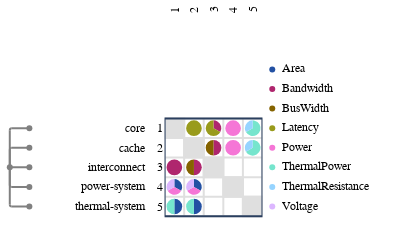

The notebook cell this image was saved under:
### Code cell
from ragraph.io.esl import from_esl
graph = from_esl(["./esl"])

import raesl.plot
figure = raesl.plot.mdm(
    graph,
    node_kinds=["component"],
)
figure.write_image("figures/dsm_components.svg")
figure.show()

from utils import set_edge_weights, annotate_variable_type
annotate_variable_type(graph)
set_edge_weights(graph)

### Figure 1 — Plotly figure (JSON) as saved in the notebook; plotly's stock layout.template omitted (floating-point values rounded to 4 significant figures)
{"data": [{"hoverinfo": "skip", "marker": {"color": "#FFFFFF", "line": {"color": "#FFFFFF"}}, "mode": "markers", "showlegend": false, "type": "scatter", "x": [0.5], "xaxis": "x", "y": [0.5], "yaxis": "y"}, {"hoverinfo": "skip", "marker": {"color": "#FFFFFF", "line": {"color": "#FFFFFF"}}, "mode": "markers", "showlegend": false, "type": "scatter", "x": [0.5], "xaxis": "x2", "y": [0.5], "yaxis": "y2"}, {"hoverinfo": "skip", "marker": {"color": "#FFFFFF", "line": {"color": "#FFFFFF"}}, "mode": "markers", "showlegend": false, "type": "scatter", "x": [0.5], "xaxis": "x3", "y": [0.5], "yaxis": "y3"}, {"hoverinfo": "skip", "marker": {"color": "#FFFFFF", "line": {"color": "#FFFFFF"}}, "mode": "markers", "showlegend": false, "type": "scatter", "x": [0.5], "xaxis": "x5", "y": [0.5], "yaxis": "y5"}, {"customdata": [{"data": "world.core", "pointtype": "tree_node"}, {"data": "world.cache", "pointtype": "tree_node"}, {"data": "world.interconnect", "pointtype": "tree_node"}, {"data": "world.power-system", "pointtype": "tree_node"}, {"data": "world.thermal-system", "pointtype": "tree_node"}, {"data": "world", "pointtype": "tree_node"}], "hoverinfo": "text", "marker": {"color": "gray"}, "mode": "markers", "showlegend": false, "text": ["world.core", "world.cache", "world.interconnect", "world.power-system", "world.thermal-system", "world"], "type": "scatter", "x": [1, 1, 1, 1, 1, 0], "xaxis": "x6", "y": [4.5, 3.5, 2.5, 1.5, 0.5, 2.5], "yaxis": "y6"}, {"customdata": [{"source": "world.core", "target": "world.interconnect"}], "hoverinfo": "text", "marker": {"color": "#ffffff"}, "mode": "markers", "showlegend": false, "text": ["source: world.core<br>target: world.interconnect<br>Bandwidth: 1.0"], "type": "scatter", "x": [0.5], "xaxis": "x9", "y": [2.3], "yaxis": "y9"}, {"customdata": [{"source": "world.core", "target": "world.power-system"}], "hoverinfo": "text", "marker": {"color": "#ffffff"}, "mode": "markers", "showlegend": false, "text": ["source: world.core<br>target: world.power-system<br>Area: 1.0", "source: world.core<br>target: world.power-system<br>Power: 1.0", "source: world.core<br>target: world.power-system<br>Voltage: 1.0"], "type": "scatter", "x": [0.6732, 0.5, 0.3268], "xaxis": "x9", "y": [1.6, 1.3, 1.6], "yaxis": "y9"}, {"customdata": [{"source": "world.core", "target": "world.thermal-system"}], "hoverinfo": "text", "marker": {"color": "#ffffff"}, "mode": "markers", "showlegend": false, "text": ["source: world.core<br>target: world.thermal-system<br>Area: 1.0", "source: world.core<br>target: world.thermal-system<br>ThermalPower: 1.0"], "type": "scatter", "x": [0.7, 0.3], "xaxis": "x9", "y": [0.5, 0.5], "yaxis": "y9"}, {"customdata": [{"source": "world.cache", "target": "world.core"}], "hoverinfo": "text", "marker": {"color": "#ffffff"}, "mode": "markers", "showlegend": false, "text": ["source: world.cache<br>target: world.core<br>Latency: 2.0"], "type": "scatter", "x": [1.5], "xaxis": "x9", "y": [4.3], "yaxis": "y9"}, {"customdata": [{"source": "world.cache", "target": "world.interconnect"}], "hoverinfo": "text", "marker": {"color": "#ffffff"}, "mode": "markers", "showlegend": false, "text": ["source: world.cache<br>target: world.interconnect<br>Bandwidth: 1.0", "source: world.cache<br>target: world.interconnect<br>BusWidth: 1.0"], "type": "scatter", "x": [1.7, 1.3], "xaxis": "x9", "y": [2.5, 2.5], "yaxis": "y9"}, {"customdata": [{"source": "world.cache", "target": "world.power-system"}], "hoverinfo": "text", "marker": {"color": "#ffffff"}, "mode": "markers", "showlegend": false, "text": ["source: world.cache<br>target: world.power-system<br>Area: 1.0", "source: world.cache<br>target: world.power-system<br>Power: 1.0", "source: world.cache<br>target: world.power-system<br>Voltage: 1.0"], "type": "scatter", "x": [1.673, 1.5, 1.327], "xaxis": "x9", "y": [1.6, 1.3, 1.6], "yaxis": "y9"}, {"customdata": [{"source": "world.cache", "target": "world.thermal-system"}], "hoverinfo": "text", "marker": {"color": "#ffffff"}, "mode": "markers", "showlegend": false, "text": ["source: world.cache<br>target: world.thermal-system<br>Area: 1.0", "source: world.cache<br>target: world.thermal-system<br>ThermalPower: 1.0"], "type": "scatter", "x": [1.7, 1.3], "xaxis": "x9", "y": [0.5, 0.5], "yaxis": "y9"}, {"customdata": [{"source": "world.interconnect", "target": "world.core"}], "hoverinfo": "text", "marker": {"color": "#ffffff"}, "mode": "markers", "showlegend": false, "text": ["source: world.interconnect<br>target: world.core<br>Bandwidth: 1.0", "source: world.interconnect<br>target: world.core<br>Latency: 2.0"], "type": "scatter", "x": [2.673, 2.327], "xaxis": "x9", "y": [4.6, 4.4], "yaxis": "y9"}, {"customdata": [{"source": "world.interconnect", "target": "world.cache"}], "hoverinfo": "text", "marker": {"color": "#ffffff"}, "mode": "markers", "showlegend": false, "text": ["source: world.interconnect<br>target: world.cache<br>Bandwidth: 1.0", "source: world.interconnect<br>target: world.cache<br>BusWidth: 1.0"], "type": "scatter", "x": [2.7, 2.3], "xaxis": "x9", "y": [3.5, 3.5], "yaxis": "y9"}, {"customdata": [{"source": "world.power-system", "target": "world.core"}], "hoverinfo": "text", "marker": {"color": "#ffffff"}, "mode": "markers", "showlegend": false, "text": ["source: world.power-system<br>target: world.core<br>Power: 1.0"], "type": "scatter", "x": [3.5], "xaxis": "x9", "y": [4.3], "yaxis": "y9"}, {"customdata": [{"source": "world.power-system", "target": "world.cache"}], "hoverinfo": "text", "marker": {"color": "#ffffff"}, "mode": "markers", "showlegend": false, "text": ["source: world.power-system<br>target: world.cache<br>Power: 1.0"], "type": "scatter", "x": [3.5], "xaxis": "x9", "y": [3.3], "yaxis": "y9"}, {"customdata": [{"source": "world.thermal-system", "target": "world.core"}], "hoverinfo": "text", "marker": {"color": "#ffffff"}, "mode": "markers", "showlegend": false, "text": ["source: world.thermal-system<br>target: world.core<br>ThermalPower: 2.0", "source: world.thermal-system<br>target: world.core<br>ThermalResistance: 1.0"], "type": "scatter", "x": [4.673, 4.327], "xaxis": "x9", "y": [4.4, 4.6], "yaxis": "y9"}, {"customdata": [{"source": "world.thermal-system", "target": "world.cache"}], "hoverinfo": "text", "marker": {"color": "#ffffff"}, "mode": "markers", "showlegend": false, "text": ["source: world.thermal-system<br>target: world.cache<br>ThermalPower: 2.0", "source: world.thermal-system<br>target: world.cache<br>ThermalResistance: 1.0"], "type": "scatter", "x": [4.673, 4.327], "xaxis": "x9", "y": [3.4, 3.6], "yaxis": "y9"}, {"hoverinfo": "text", "marker": {"color": "#2351a3"}, "mode": "markers", "showlegend": false, "text": ["Area"], "type": "scatter", "x": [0.5], "xaxis": "x10", "y": [7.5], "yaxis": "y10"}, {"hoverinfo": "text", "marker": {"color": "#af266e"}, "mode": "markers", "showlegend": false, "text": ["Bandwidth"], "type": "scatter", "x": [0.5], "xaxis": "x10", "y": [6.5], "yaxis": "y10"}, {"hoverinfo": "text", "marker": {"color": "#856300"}, "mode": "markers", "showlegend": false, "text": ["BusWidth"], "type": "scatter", "x": [0.5], "xaxis": "x10", "y": [5.5], "yaxis": "y10"}, {"hoverinfo": "text", "marker": {"color": "#999b1c"}, "mode": "markers", "showlegend": false, "text": ["Latency"], "type": "scatter", "x": [0.5], "xaxis": "x10", "y": [4.5], "yaxis": "y10"}, {"hoverinfo": "text", "marker": {"color": "#f576d6"}, "mode": "markers", "showlegend": false, "text": ["Power"], "type": "scatter", "x": [0.5], "xaxis": "x10", "y": [3.5], "yaxis": "y10"}, {"hoverinfo": "text", "marker": {"color": "#76e5cd"}, "mode": "markers", "showlegend": false, "text": ["ThermalPower"], "type": "scatter", "x": [0.5], "xaxis": "x10", "y": [2.5], "yaxis": "y10"}, {"hoverinfo": "text", "marker": {"color": "#96d4ff"}, "mode": "markers", "showlegend": false, "text": ["ThermalResistance"], "type": "scatter", "x": [0.5], "xaxis": "x10", "y": [1.5], "yaxis": "y10"}, {"hoverinfo": "text", "marker": {"color": "#dcb7ff"}, "mode": "markers", "showlegend": false, "text": ["Voltage"], "type": "scatter", "x": [0.5], "xaxis": "x10", "y": [0.5], "yaxis": "y10"}, {"hoverinfo": "text", "mode": "text", "showlegend": false, "text": ["Area", "Bandwidth", "BusWidth", "Latency", "Power", "ThermalPower", "ThermalResistance", "Voltage"], "textfont": {"color": "black", "family": "Fira Code,Hack,Courier New,monospace", "size": 12}, "textposition": "middle right", "type": "scatter", "x": [1, 1, 1, 1, 1, 1, 1, 1], "xaxis": "x10", "y": [7.5, 6.5, 5.5, 4.5, 3.5, 2.5, 1.5, 0.5], "yaxis": "y10"}], "layout": {"annotations": [{"font": {"color": "black", "family": "Fira Code,Hack,Courier New,monospace", "size": 12}, "showarrow": false, "text": "1", "textangle": -90, "x": 0.5, "xref": "x4", "y": -0.3301, "yanchor": "bottom", "yref": "y", "yshift": 0}, {"font": {"color": "black", "family": "Fira Code,Hack,Courier New,monospace", "size": 12}, "showarrow": false, "text": "2", "textangle": -90, "x": 1.5, "xref": "x4", "y": -0.3301, "yanchor": "bottom", "yref": "y", "yshift": 0}, {"font": {"color": "black", "family": "Fira Code,Hack,Courier New,monospace", "size": 12}, "showarrow": false, "text": "3", "textangle": -90, "x": 2.5, "xref": "x4", "y": -0.3301, "yanchor": "bottom", "yref": "y", "yshift": 0}, {"font": {"color": "black", "family": "Fira Code,Hack,Courier New,monospace", "size": 12}, "showarrow": false, "text": "4", "textangle": -90, "x": 3.5, "xref": "x4", "y": -0.3301, "yanchor": "bottom", "yref": "y", "yshift": 0}, {"font": {"color": "black", "family": "Fira Code,Hack,Courier New,monospace", "size": 12}, "showarrow": false, "text": "5", "textangle": -90, "x": 4.5, "xref": "x4", "y": -0.3301, "yanchor": "bottom", "yref": "y", "yshift": 0}, {"font": {"color": "black", "family": "Fira Code,Hack,Courier New,monospace", "size": 12}, "showarrow": false, "text": "core", "textangle": 0, "x": 2.772, "xanchor": "right", "xref": "x7", "y": 4.5, "yref": "y6", "yshift": 0}, {"font": {"color": "black", "family": "Fira Code,Hack,Courier New,monospace", "size": 12}, "showarrow": false, "text": "cache", "textangle": 0, "x": 2.772, "xanchor": "right", "xref": "x7", "y": 3.5, "yref": "y6", "yshift": 0}, {"font": {"color": "black", "family": "Fira Code,Hack,Courier New,monospace", "size": 12}, "showarrow": false, "text": "interconnect", "textangle": 0, "x": 2.772, "xanchor": "right", "xref": "x7", "y": 2.5, "yref": "y6", "yshift": 0}, {"font": {"color": "black", "family": "Fira Code,Hack,Courier New,monospace", "size": 12}, "showarrow": false, "text": "power-system", "textangle": 0, "x": 2.772, "xanchor": "right", "xref": "x7", "y": 1.5, "yref": "y6", "yshift": 0}, {"font": {"color": "black", "family": "Fira Code,Hack,Courier New,monospace", "size": 12}, "showarrow": false, "text": "thermal-system", "textangle": 0, "x": 2.772, "xanchor": "right", "xref": "x7", "y": 0.5, "yref": "y6", "yshift": 0}, {"font": {"color": "black", "family": "Fira Code,Hack,Courier New,monospace", "size": 12}, "showarrow": false, "text": "1", "textangle": 0, "x": 0.4301, "xanchor": "right", "xref": "x8", "y": 4.5, "yref": "y6", "yshift": 0}, {"font": {"color": "black", "family": "Fira Code,Hack,Courier New,monospace", "size": 12}, "showarrow": false, "text": "2", "textangle": 0, "x": 0.4301, "xanchor": "right", "xref": "x8", "y": 3.5, "yref": "y6", "yshift": 0}, {"font": {"color": "black", "family": "Fira Code,Hack,Courier New,monospace", "size": 12}, "showarrow": false, "text": "3", "textangle": 0, "x": 0.4301, "xanchor": "right", "xref": "x8", "y": 2.5, "yref": "y6", "yshift": 0}, {"font": {"color": "black", "family": "Fira Code,Hack,Courier New,monospace", "size": 12}, "showarrow": false, "text": "4", "textangle": 0, "x": 0.4301, "xanchor": "right", "xref": "x8", "y": 1.5, "yref": "y6", "yshift": 0}, {"font": {"color": "black", "family": "Fira Code,Hack,Courier New,monospace", "size": 12}, "showarrow": false, "text": "5", "textangle": 0, "x": 0.4301, "xanchor": "right", "xref": "x8", "y": 0.5, "yref": "y6", "yshift": 0}], "autosize": false, "height": 218.2, "hovermode": "closest", "margin": {"b": 0, "l": 0, "pad": 0, "r": 8, "t": 0}, "modebar": {"orientation": "h"}, "paper_bgcolor": "rgba(256,256,256,1)", "plot_bgcolor": "rgba(256,256,256,0)", "shapes": [{"line": {"color": "gray", "dash": "solid", "width": 2}, "type": "line", "x0": 0, "x1": 0, "xref": "x6", "y0": 2.5, "y1": 4.4, "yref": "y6"}, {"line": {"color": "gray", "dash": "solid", "width": 2}, "path": "M 0 4.4 Q 0 4.5 0.1 4.5", "type": "path", "xref": "x6", "yref": "y6"}, {"line": {"color": "gray", "dash": "solid", "width": 2}, "type": "line", "x0": 0.1, "x1": 1, "xref": "x6", "y0": 4.5, "y1": 4.5, "yref": "y6"}, {"line": {"color": "gray", "dash": "solid", "width": 2}, "type": "line", "x0": 0, "x1": 0, "xref": "x6", "y0": 2.5, "y1": 3.4, "yref": "y6"}, {"line": {"color": "gray", "dash": "solid", "width": 2}, "path": "M 0 3.4 Q 0 3.5 0.1 3.5", "type": "path", "xref": "x6", "yref": "y6"}, {"line": {"color": "gray", "dash": "solid", "width": 2}, "type": "line", "x0": 0.1, "x1": 1, "xref": "x6", "y0": 3.5, "y1": 3.5, "yref": "y6"}, {"line": {"color": "gray", "dash": "solid", "width": 2}, "type": "line", "x0": 0, "x1": 1, "xref": "x6", "y0": 2.5, "y1": 2.5, "yref": "y6"}, {"line": {"color": "gray", "dash": "solid", "width": 2}, "type": "line", "x0": 0, "x1": 0, "xref": "x6", "y0": 2.5, "y1": 1.6, "yref": "y6"}, {"line": {"color": "gray", "dash": "solid", "width": 2}, "path": "M 0 1.6 Q 0 1.5 0.1 1.5", "type": "path", "xref": "x6", "yref": "y6"}, {"line": {"color": "gray", "dash": "solid", "width": 2}, "type": "line", "x0": 0.1, "x1": 1, "xref": "x6", "y0": 1.5, "y1": 1.5, "yref": "y6"}, {"line": {"color": "gray", "dash": "solid", "width": 2}, "type": "line", "x0": 0, "x1": 0, "xref": "x6", "y0": 2.5, "y1": 0.6, "yref": "y6"}, {"line": {"color": "gray", "dash": "solid", "width": 2}, "path": "M 0 0.6 Q 0 0.5 0.1 0.5", "type": "path", "xref": "x6", "yref": "y6"}, {"line": {"color": "gray", "dash": "solid", "width": 2}, "type": "line", "x0": 0.1, "x1": 1, "xref": "x6", "y0": 0.5, "y1": 0.5, "yref": "y6"}, {"line": {"color": "#dfdfdf", "dash": "solid", "width": 2}, "type": "line", "x0": 0, "x1": 5, "xref": "x9", "y0": 0, "y1": 0, "yref": "y6"}, {"line": {"color": "#dfdfdf", "dash": "solid", "width": 2}, "type": "line", "x0": 0, "x1": 5, "xref": "x9", "y0": 1, "y1": 1, "yref": "y6"}, {"line": {"color": "#dfdfdf", "dash": "solid", "width": 2}, "type": "line", "x0": 0, "x1": 5, "xref": "x9", "y0": 2, "y1": 2, "yref": "y6"}, {"line": {"color": "#dfdfdf", "dash": "solid", "width": 2}, "type": "line", "x0": 0, "x1": 5, "xref": "x9", "y0": 3, "y1": 3, "yref": "y6"}, {"line": {"color": "#dfdfdf", "dash": "solid", "width": 2}, "type": "line", "x0": 0, "x1": 5, "xref": "x9", "y0": 4, "y1": 4, "yref": "y6"}, {"line": {"color": "#dfdfdf", "dash": "solid", "width": 2}, "type": "line", "x0": 0, "x1": 5, "xref": "x9", "y0": 5, "y1": 5, "yref": "y6"}, {"line": {"color": "#dfdfdf", "dash": "solid", "width": 2}, "type": "line", "x0": 0, "x1": 0, "xref": "x9", "y0": 0, "y1": 5, "yref": "y6"}, {"line": {"color": "#dfdfdf", "dash": "solid", "width": 2}, "type": "line", "x0": 1, "x1": 1, "xref": "x9", "y0": 0, "y1": 5, "yref": "y6"}, {"line": {"color": "#dfdfdf", "dash": "solid", "width": 2}, "type": "line", "x0": 2, "x1": 2, "xref": "x9", "y0": 0, "y1": 5, "yref": "y6"}, {"line": {"color": "#dfdfdf", "dash": "solid", "width": 2}, "type": "line", "x0": 3, "x1": 3, "xref": "x9", "y0": 0, "y1": 5, "yref": "y6"}, {"line": {"color": "#dfdfdf", "dash": "solid", "width": 2}, "type": "line", "x0": 4, "x1": 4, "xref": "x9", "y0": 0, "y1": 5, "yref": "y6"}, {"line": {"color": "#dfdfdf", "dash": "solid", "width": 2}, "type": "line", "x0": 5, "x1": 5, "xref": "x9", "y0": 0, "y1": 5, "yref": "y6"}, {"fillcolor": "#dfdfdf", "layer": "below", "line": {"color": "#dfdfdf"}, "type": "rect", "x0": 0, "x1": 1, "xref": "x9", "y0": 4, "y1": 5, "yref": "y6"}, {"fillcolor": "#dfdfdf", "layer": "below", "line": {"color": "#dfdfdf"}, "type": "rect", "x0": 1, "x1": 2, "xref": "x9", "y0": 3, "y1": 4, "yref": "y6"}, {"fillcolor": "#dfdfdf", "layer": "below", "line": {"color": "#dfdfdf"}, "type": "rect", "x0": 2, "x1": 3, "xref": "x9", "y0": 2, "y1": 3, "yref": "y6"}, {"fillcolor": "#dfdfdf", "layer": "below", "line": {"color": "#dfdfdf"}, "type": "rect", "x0": 3, "x1": 4, "xref": "x9", "y0": 1, "y1": 2, "yref": "y6"}, {"fillcolor": "#dfdfdf", "layer": "below", "line": {"color": "#dfdfdf"}, "type": "rect", "x0": 4, "x1": 5, "xref": "x9", "y0": 0, "y1": 1, "yref": "y6"}, {"fillcolor": "#af266e", "line": {"width": 0}, "path": "M 0.5 2.5 L 0.5 2.9 Q 0.334 2.9 0.217 2.783 Q 0.1 2.666 0.1 2.5 Q 0.1 2.334 0.217 2.217 Q 0.334 2.1 0.5 2.1 Q 0.666 2.1 0.783 2.217 Q 0.9 2.334 0.9 2.5 Q 0.9 2.666 0.783 2.783 Q 0.666 2.9 0.5 2.9 Z", "type": "path", "xref": "x9", "yref": "y6"}, {"fillcolor": "#2351a3", "line": {"width": 0}, "path": "M 0.5 1.5 L 0.846 1.3 Q 0.929 1.443 0.886 1.604 Q 0.843 1.764 0.7 1.846 Q 0.607 1.9 0.5 1.9 Z", "type": "path", "xref": "x9", "yref": "y6"}, {"fillcolor": "#f576d6", "line": {"width": 0}, "path": "M 0.5 1.5 L 0.15400000000000003 1.3 Q 0.236 1.157 0.396 1.114 Q 0.557 1.071 0.7 1.154 Q 0.793 1.207 0.846 1.3 Z", "type": "path", "xref": "x9", "yref": "y6"}, {"fillcolor": "#dcb7ff", "line": {"width": 0}, "path": "M 0.5 1.5 L 0.5 1.9 Q 0.334 1.9 0.217 1.783 Q 0.1 1.666 0.1 1.5 Q 0.1 1.393 0.154 1.3 Z", "type": "path", "xref": "x9", "yref": "y6"}, {"fillcolor": "#2351a3", "line": {"width": 0}, "path": "M 0.5 0.5 L 0.5 0.09999999999999998 Q 0.666 0.1 0.783 0.217 Q 0.9 0.334 0.9 0.5 Q 0.9 0.666 0.783 0.783 Q 0.666 0.9 0.5 0.9 Z", "type": "path", "xref": "x9", "yref": "y6"}, {"fillcolor": "#76e5cd", "line": {"width": 0}, "path": "M 0.5 0.5 L 0.5 0.9 Q 0.334 0.9 0.217 0.783 Q 0.1 0.666 0.1 0.5 Q 0.1 0.334 0.217 0.217 Q 0.334 0.1 0.5 0.1 Z", "type": "path", "xref": "x9", "yref": "y6"}, {"fillcolor": "#999b1c", "line": {"width": 0}, "path": "M 1.5 4.5 L 1.5 4.9 Q 1.334 4.9 1.217 4.783 Q 1.1 4.666 1.1 4.5 Q 1.1 4.334 1.217 4.217 Q 1.334 4.1 1.5 4.1 Q 1.666 4.1 1.783 4.217 Q 1.9 4.334 1.9 4.5 Q 1.9 4.666 1.783 4.783 Q 1.666 4.9 1.5 4.9 Z", "type": "path", "xref": "x9", "yref": "y6"}, {"fillcolor": "#af266e", "line": {"width": 0}, "path": "M 1.5 2.5 L 1.5 2.1 Q 1.666 2.1 1.783 2.217 Q 1.9 2.334 1.9 2.5 Q 1.9 2.666 1.783 2.783 Q 1.666 2.9 1.5 2.9 Z", "type": "path", "xref": "x9", "yref": "y6"}, {"fillcolor": "#856300", "line": {"width": 0}, "path": "M 1.5 2.5 L 1.5 2.9 Q 1.334 2.9 1.217 2.783 Q 1.1 2.666 1.1 2.5 Q 1.1 2.334 1.217 2.217 Q 1.334 2.1 1.5 2.1 Z", "type": "path", "xref": "x9", "yref": "y6"}, {"fillcolor": "#2351a3", "line": {"width": 0}, "path": "M 1.5 1.5 L 1.846 1.3 Q 1.929 1.443 1.886 1.604 Q 1.843 1.764 1.7 1.846 Q 1.607 1.9 1.5 1.9 Z", "type": "path", "xref": "x9", "yref": "y6"}, {"fillcolor": "#f576d6", "line": {"width": 0}, "path": "M 1.5 1.5 L 1.154 1.3 Q 1.236 1.157 1.396 1.114 Q 1.557 1.071 1.7 1.154 Q 1.793 1.207 1.846 1.3 Z", "type": "path", "xref": "x9", "yref": "y6"}, {"fillcolor": "#dcb7ff", "line": {"width": 0}, "path": "M 1.5 1.5 L 1.5 1.9 Q 1.334 1.9 1.217 1.783 Q 1.1 1.666 1.1 1.5 Q 1.1 1.393 1.154 1.3 Z", "type": "path", "xref": "x9", "yref": "y6"}, {"fillcolor": "#2351a3", "line": {"width": 0}, "path": "M 1.5 0.5 L 1.5 0.09999999999999998 Q 1.666 0.1 1.783 0.217 Q 1.9 0.334 1.9 0.5 Q 1.9 0.666 1.783 0.783 Q 1.666 0.9 1.5 0.9 Z", "type": "path", "xref": "x9", "yref": "y6"}, {"fillcolor": "#76e5cd", "line": {"width": 0}, "path": "M 1.5 0.5 L 1.5 0.9 Q 1.334 0.9 1.217 0.783 Q 1.1 0.666 1.1 0.5 Q 1.1 0.334 1.217 0.217 Q 1.334 0.1 1.5 0.1 Z", "type": "path", "xref": "x9", "yref": "y6"}, {"fillcolor": "#af266e", "line": {"width": 0}, "path": "M 2.5 4.5 L 2.846 4.3 Q 2.929 4.443 2.886 4.604 Q 2.843 4.764 2.7 4.846 Q 2.607 4.9 2.5 4.9 Z", "type": "path", "xref": "x9", "yref": "y6"}, {"fillcolor": "#999b1c", "line": {"width": 0}, "path": "M 2.5 4.5 L 2.5 4.9 Q 2.334 4.9 2.217 4.783 Q 2.1 4.666 2.1 4.5 Q 2.1 4.334 2.217 4.217 Q 2.334 4.1 2.5 4.1 Q 2.666 4.1 2.783 4.217 Q 2.82 4.254 2.846 4.3 Z", "type": "path", "xref": "x9", "yref": "y6"}, {"fillcolor": "#af266e", "line": {"width": 0}, "path": "M 2.5 3.5 L 2.5 3.1 Q 2.666 3.1 2.783 3.217 Q 2.9 3.334 2.9 3.5 Q 2.9 3.666 2.783 3.783 Q 2.666 3.9 2.5 3.9 Z", "type": "path", "xref": "x9", "yref": "y6"}, {"fillcolor": "#856300", "line": {"width": 0}, "path": "M 2.5 3.5 L 2.5 3.9 Q 2.334 3.9 2.217 3.783 Q 2.1 3.666 2.1 3.5 Q 2.1 3.334 2.217 3.217 Q 2.334 3.1 2.5 3.1 Z", "type": "path", "xref": "x9", "yref": "y6"}, {"fillcolor": "#f576d6", "line": {"width": 0}, "path": "M 3.5 4.5 L 3.5 4.9 Q 3.334 4.9 3.217 4.783 Q 3.1 4.666 3.1 4.5 Q 3.1 4.334 3.217 4.217 Q 3.334 4.1 3.5 4.1 Q 3.666 4.1 3.783 4.217 Q 3.9 4.334 3.9 4.5 Q 3.9 4.666 3.783 4.783 Q 3.666 4.9 3.5 4.9 Z", "type": "path", "xref": "x9", "yref": "y6"}, {"fillcolor": "#f576d6", "line": {"width": 0}, "path": "M 3.5 3.5 L 3.5 3.9 Q 3.334 3.9 3.217 3.783 Q 3.1 3.666 3.1 3.5 Q 3.1 3.334 3.217 3.217 Q 3.334 3.1 3.5 3.1 Q 3.666 3.1 3.783 3.217 Q 3.9 3.334 3.9 3.5 Q 3.9 3.666 3.783 3.783 Q 3.666 3.9 3.5 3.9 Z", "type": "path", "xref": "x9", "yref": "y6"}, {"fillcolor": "#76e5cd", "line": {"width": 0}, "path": "M 4.5 4.5 L 4.154 4.3 Q 4.236 4.157 4.396 4.114 Q 4.557 4.071 4.7 4.154 Q 4.843 4.236 4.886 4.396 Q 4.929 4.557 4.846 4.7 Q 4.764 4.843 4.604 4.886 Q 4.553 4.9 4.5 4.9 Z", "type": "path", "xref": "x9", "yref": "y6"}, {"fillcolor": "#96d4ff", "line": {"width": 0}, "path": "M 4.5 4.5 L 4.5 4.9 Q 4.334 4.9 4.217 4.783 Q 4.1 4.666 4.1 4.5 Q 4.1 4.393 4.154 4.3 Z", "type": "path", "xref": "x9", "yref": "y6"}, {"fillcolor": "#76e5cd", "line": {"width": 0}, "path": "M 4.5 3.5 L 4.154 3.3 Q 4.236 3.157 4.396 3.114 Q 4.557 3.071 4.7 3.154 Q 4.843 3.236 4.886 3.396 Q 4.929 3.557 4.846 3.7 Q 4.764 3.843 4.604 3.886 Q 4.553 3.9 4.5 3.9 Z", "type": "path", "xref": "x9", "yref": "y6"}, {"fillcolor": "#96d4ff", "line": {"width": 0}, "path": "M 4.5 3.5 L 4.5 3.9 Q 4.334 3.9 4.217 3.783 Q 4.1 3.666 4.1 3.5 Q 4.1 3.393 4.154 3.3 Z", "type": "path", "xref": "x9", "yref": "y6"}, {"type": "rect", "x0": 0, "x1": 5, "xref": "x9", "y0": 0, "y1": 5, "yref": "y6"}], "width": 410.6, "xaxis": {"anchor": "y", "automargin": false, "autorange": false, "domain": [0, 0.09742], "matches": "x6", "range": [-0.5, 1.5], "scaleanchor": "y", "scaleratio": 1, "showticklabels": false}, "xaxis10": {"anchor": "y10", "automargin": false, "domain": [0.6529, 1.0], "range": [0, 7.125], "scaleanchor": "y", "showgrid": false, "showline": false, "showticklabels": false, "zeroline": false}, "xaxis2": {"anchor": "y2", "automargin": false, "autorange": false, "domain": [0.09742, 0.3675], "matches": "x7", "range": [-2.772, 2.772], "scaleanchor": "y", "scaleratio": 1, "showticklabels": false}, "xaxis3": {"anchor": "y3", "automargin": false, "autorange": false, "domain": [0.3675, 0.4094], "matches": "x8", "range": [-0.4301, 0.4301], "scaleanchor": "y", "scaleratio": 1, "showticklabels": false}, "xaxis4": {"anchor": "y4", "automargin": false, "domain": [0.4094, 0.6529], "matches": "x9", "range": [0, 5], "scaleanchor": "y", "showgrid": false, "showline": false, "showticklabels": false, "zeroline": false}, "xaxis5": {"anchor": "y5", "automargin": false, "autorange": false, "domain": [0.6529, 1.0], "matches": "x10", "range": [0, 7.125], "scaleanchor": "y", "scaleratio": 1, "showticklabels": false}, "xaxis6": {"anchor": "y6", "automargin": false, "autorange": false, "domain": [0, 0.09742], "range": [-0.5, 1.5], "scaleanchor": "y", "scaleratio": 1, "showgrid": false, "showline": false, "showticklabels": false, "zeroline": false}, "xaxis7": {"anchor": "y7", "automargin": false, "domain": [0.09742, 0.3675], "range": [-2.772, 2.772], "scaleanchor": "y", "scaleratio": 1, "showgrid": false, "showline": false, "showticklabels": false, "zeroline": false}, "xaxis8": {"anchor": "y8", "automargin": false, "domain": [0.3675, 0.4094], "range": [-0.4301, 0.4301], "scaleanchor": "y", "scaleratio": 1, "showgrid": false, "showline": false, "showticklabels": false, "zeroline": false}, "xaxis9": {"anchor": "y9", "automargin": false, "domain": [0.4094, 0.6529], "range": [0, 5], "scaleanchor": "y", "scaleratio": 1, "showgrid": false, "showline": false, "showticklabels": false, "zeroline": false}, "yaxis": {"anchor": "x", "automargin": false, "autorange": false, "domain": [0.9316, 1], "range": [-0.3301, 0.3301], "showticklabels": false}, "yaxis10": {"anchor": "x10", "automargin": false, "autorange": false, "domain": [0, 0.9316], "matches": "y6", "range": [0, 9], "scaleratio": 1, "showgrid": false, "showline": false, "showticklabels": false, "zeroline": false}, "yaxis2": {"anchor": "x2", "automargin": false, "autorange": false, "domain": [0.9316, 1], "matches": "y", "range": [-0.3301, 0.3301], "showticklabels": false}, "yaxis3": {"anchor": "x3", "automargin": false, "autorange": false, "domain": [0.9316, 1], "matches": "y", "range": [-0.3301, 0.3301], "showticklabels": false}, "yaxis4": {"anchor": "x4", "automargin": false, "autorange": false, "domain": [0.9316, 1], "matches": "y", "range": [-0.3301, 0.3301], "scaleanchor": "x", "scaleratio": 1, "showgrid": false, "showline": false, "showticklabels": false, "zeroline": false}, "yaxis5": {"anchor": "x5", "automargin": false, "autorange": false, "domain": [0.9316, 1], "matches": "y", "range": [-0.3301, 0.3301], "showticklabels": false}, "yaxis6": {"anchor": "x6", "automargin": false, "autorange": false, "domain": [0, 0.9316], "range": [0, 9], "scaleanchor": "x", "scaleratio": 1, "showgrid": true, "showline": false, "showticklabels": false, "zeroline": false}, "yaxis7": {"anchor": "x7", "automargin": false, "autorange": false, "domain": [0, 0.9316], "matches": "y6", "range": [0, 9], "scaleratio": 1, "showgrid": false, "showline": false, "showticklabels": false, "zeroline": false}, "yaxis8": {"anchor": "x8", "automargin": false, "autorange": false, "domain": [0, 0.9316], "matches": "y6", "range": [0, 9], "scaleratio": 1, "showgrid": false, "showline": false, "showticklabels": false, "zeroline": false}, "yaxis9": {"anchor": "x9", "automargin": false, "autorange": false, "domain": [0, 0.9316], "matches": "y6", "range": [0, 9], "scaleratio": 1, "showgrid": false, "showline": false, "showticklabels": false, "zeroline": false}}}
